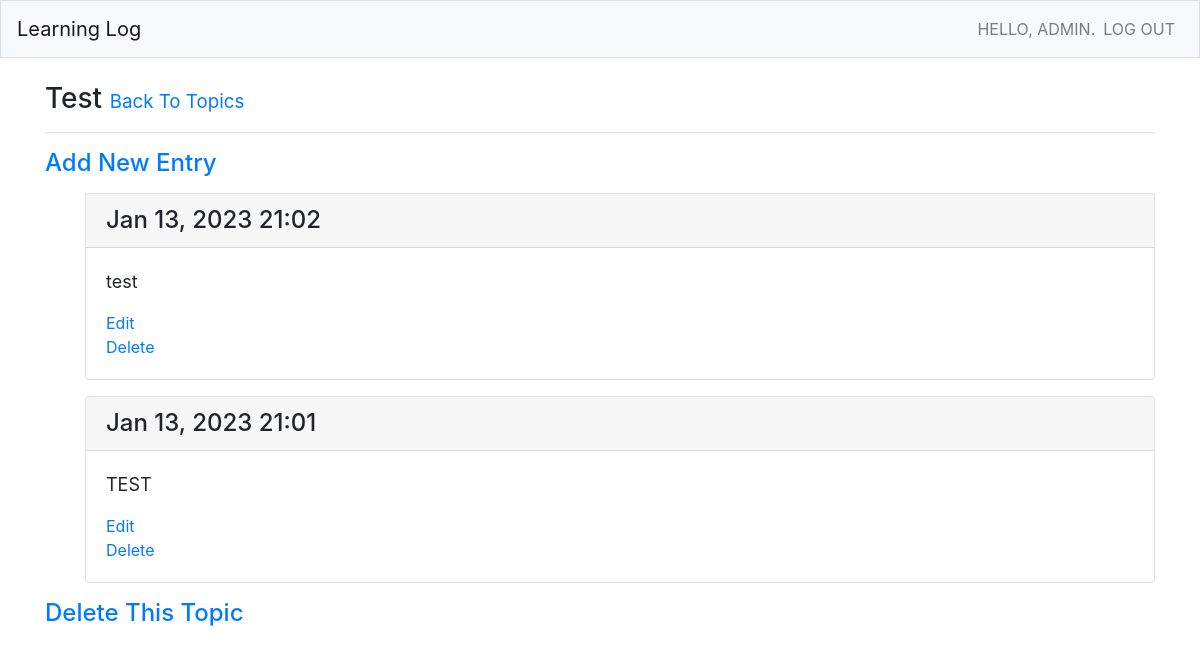
Page /topics/9/ (signed in) on the committed database.
### learning_logs/models.py (models this page shows, shortened)
class Topic(models.Model):
    text = models.CharField(max_length=200)
    date_added = models.DateTimeField(auto_now_add=True)
    owner = models.ForeignKey(User, on_delete=models.CASCADE)
    def __str__(self):
        return self.text

class Entry(models.Model):
    topic = models.ForeignKey(Topic,on_delete=models.CASCADE)
    text = models.TextField()
    date_added = models.DateTimeField(auto_now_add=True)
    class Meta:
        verbose_name_plural = 'entries'

### learning_logs/views.py (the view)
# urls.py: path('topics/<int:topic_id>/', views.topic, name= 'topic'),
@login_required
def topic(request, topic_id):
    topic = Topic.objects.get(id=topic_id)
    check_topic_owner(topic, request)
    entries = topic.entry_set.order_by('-date_added')
    context = {'topic': topic, 'entries': entries}
    return render(request, 'learning_logs/topic.html', context)

### learning_logs/views.py (called while the page is built)
def check_topic_owner(topic, request):
    if topic.owner != request.user:
        raise Http404

### learning_logs/templates/learning_logs/topic.html
{% extends "learning_logs/base.html" %}
{% block page_header %}
<h3>
    {{ topic }}
    <small><small><small><a href="{% url 'learning_logs:topics' %}">Back To Topics</a></small></small></small>
</h3>
{% endblock page_header %}
{% block content %}
<p>
    <h4><a href="{% url 'learning_logs:new_entry' topic.id %}">Add New Entry</a></h4>
</p>
<ul>
{% for entry in entries %}
<div class="card mb-3">
    <h4 class="card-header">
        {{ entry.date_added|date:'M d, Y H:i' }}
    </h4>
    <div class="card-body">
        <font size="+1">{{ entry.text|linebreaks }}</font>
        <ul class="navbar-nav">
            <li><a href="{% url 'learning_logs:edit_entry' entry.id %}">Edit</a></li>
            <li><a href="{% url 'learning_logs:delete_entry' entry.id %}">Delete</a></li>
        </ul>
    </div>
</div>
{% empty %}
<p><h4>There are no entries for this topic yet.</h4></p>
{% endfor %}
</ul>
<h4><a href="{% url 'learning_logs:delete_topic' topic.id %}">Delete This Topic</a></h4>
{% endblock content %}

### learning_logs/templates/learning_logs/base.html (shortened to what this page needs)
{% load bootstrap4 %}
<!doctype html>
<html lang="en">
    <head>
        {% bootstrap_css %}
    </head>
    <body>
        <nav class="navbar navbar-expand-md navbar-light bg-light mb-4 border">
            <a class="navbar-brand" href="{% url 'learning_logs:index'%}">Learning Log</a>
            <div class="collapse navbar-collapse" id="navbarCollapse">
                <ul class="navbar-nav ml-auto">
                    {% if user.is_authenticated %}
                        <li class="nav-item">
                            <span class="navbar-text" style="text-transform:uppercase">HELLO, {{ user.username }}.</span>
                        </li>
                        <li class="nav-item">
                            <a class="nav-link" href="{% url 'users:logout' %}">LOG OUT</a>
                        </li>
                    {% endif %}
                </ul>
            </div>
        </nav>
        <main role="main" class="container">
            <div class="pb-2 mb-2 border-bottom">
                {% block page_header %}{% endblock page_header %}
            </div>
            {% block content %}{% endblock content %}
        </main>
    </body>
</html>

### rows in the picture
Topic: text "Test"
Entry: date_added "Jan 13, 2023 21:02", text "test"
Entry: date_added "Jan 13, 2023 21:01", text "TEST"

### other values in the picture
{{ user.username }} "ADMIN"
